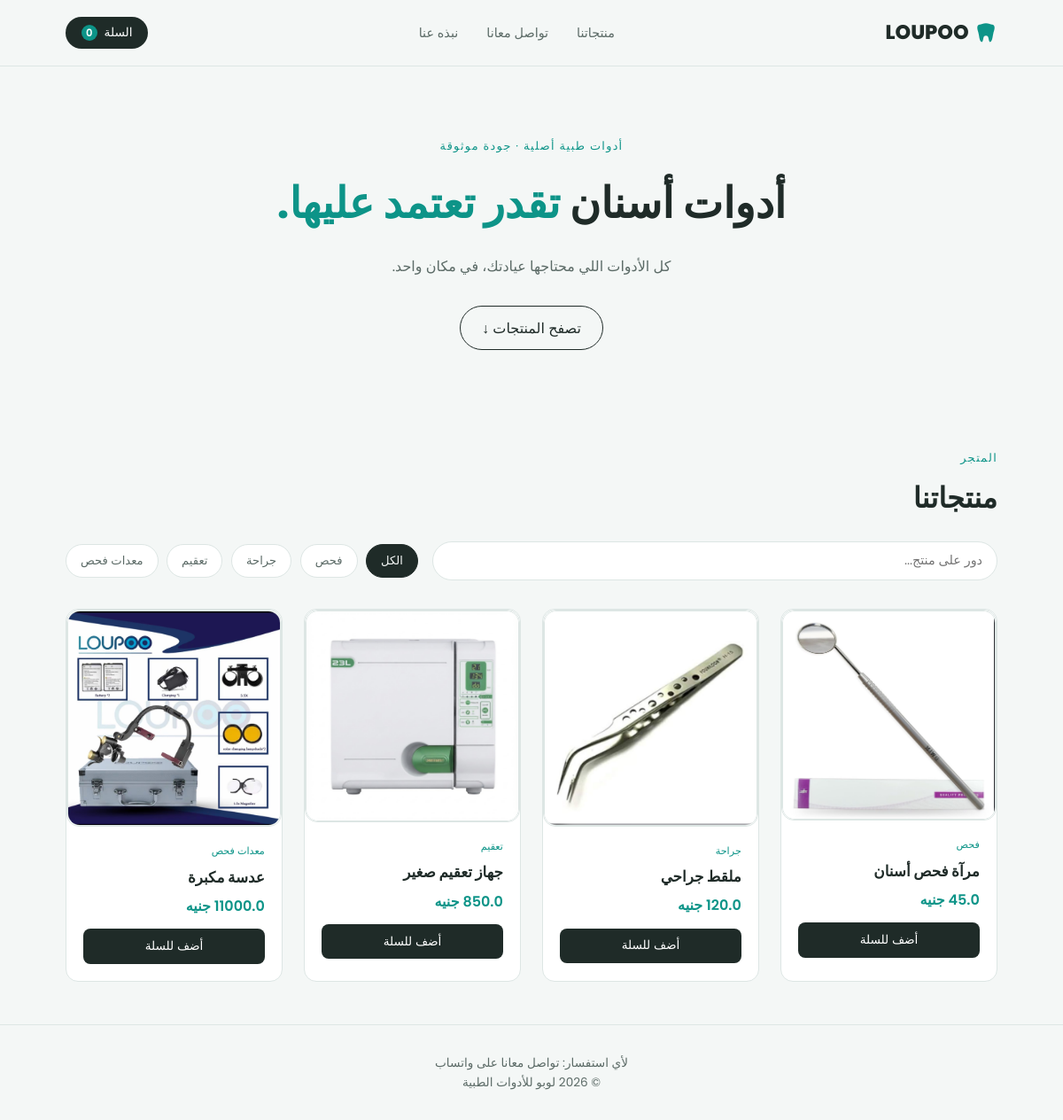
The app's page /store with its own data.
### tables this page shows
CREATE TABLE products (
    id int NOT NULL,
    name text NOT NULL,
    category text,
    price real,
    description text,
    image_url text,
    PRIMARY KEY (id)
);

### app.py (the view)
@app.route("/store")
def store():
    connection = get_db_connection()
    cursor = connection.cursor()
    cursor.execute("SELECT * FROM products")
    rows = cursor.fetchall()
    connection.close()
    products = []
    for row in rows:
        products.append(dict(row))
    return render_template("index.html", products=products)

### app.py (called while the page is built)
def get_db_connection():
    connection = sqlite3.connect("loupo_store.db")
    connection.row_factory = sqlite3.Row
    return connection

### templates/index.html (shortened to what this page needs)
<!DOCTYPE html>
<html lang="ar" dir="rtl">
<head>
    <link rel="stylesheet" href="{{ url_for('static', filename='style.css') }}">
</head>
<body>
    <header class="navbar">
        <div class="navbar__inner">
            <a href="#top" class="navbar__logo">
            LOUPOO
            </a>
            <nav class="navbar__links">
                <a href="#shop">منتجاتنا</a>
                <a href="#contact">تواصل معانا</a>
                <a href="#about-us">نبذه عنا</a>
            </nav>
            <button class="cart-btn" id="cart-btn">
                السلة
                <span class="cart-btn__count" id="cart-count">0</span>
            </button>
        </div>
    </header>
    <section class="hero" id="top">
        <p class="hero__eyebrow">أدوات طبية أصلية · جودة موثوقة</p>
        <h1 class="hero__title">أدوات أسنان <em>تقدر تعتمد عليها.</em></h1>
        <p class="hero__text">كل الأدوات اللي محتاجها عيادتك، في مكان واحد.</p>
        <a href="#shop" class="hero__cta">تصفح المنتجات ↓</a>
    </section>
    <section class="section" id="shop">
        <p class="section__eyebrow">المتجر</p>
        <h2 class="section__title">منتجاتنا</h2>
        <div class="shop-controls">
            <input type="text" id="search-input" class="search-input" placeholder="دور على منتج...">
            <div class="filters" id="filters">
                <button class="filter-btn is-active" data-filter="all">الكل</button>
                <button class="filter-btn" data-filter="فحص">فحص</button>
                <button class="filter-btn" data-filter="جراحة">جراحة</button>
                <button class="filter-btn" data-filter="تعقيم">تعقيم</button>
                <button class="filter-btn" data-filter="معدات فحص">معدات فحص</button>
            </div>
        </div>
        <div class="products-grid" id="products-grid">
        {% for product in products %}
            <div class="product-card" data-category="{{ product.category }}" data-name="{{ product.name }}">
                <div class="product-card">
                     <div class="product-card">
                         <img src="{{ product.image_url }}" alt="{{ product.name }}">
                     </div>
                </div>
                <div class="product-card__body">
                    <span class="product-card__category">{{ product.category }}</span>
                    <h3 class="product-card__name">{{ product.name }}</h3>
                    <p class="product-card__price">{{ product.price }} جنيه</p>
                    <button class="add-to-cart-btn" data-name="{{ product.name }}" data-price="{{ product.price }}">أضف للسلة</button>
                </div>
            </div>
        {% endfor %}
        </div>
    </section>
    <footer class="footer" id="contact">
        <p>لأي استفسار: تواصل معانا على واتساب</p>
        <p>© 2026 لوبو للأدوات الطبية</p>
    </footer>
</body>
</html>

### static/style.css (style rules this page uses)
:root { --bg: #f4f7f6; --surface: #ffffff; --border: #dde6e4; --text: #1f2b28; --text-muted: #5c6b67; --accent: #0d9488; --accent-soft: #d7f0ec; --max-width: 1100px; }
* { margin: 0; padding: 0; box-sizing: border-box; }
body { background: var(--bg); color: var(--text); font-family: 'Poppins', Arial, sans-serif; line-height: 1.6; }
.navbar { position: sticky; top: 0; z-index: 100; background: var(--bg); border-bottom: 1px solid var(--border); }
.navbar__inner { max-width: var(--max-width); margin: 0 auto; padding: 1.2rem 1.5rem; display: flex; align-items: center; justify-content: space-between; }
.navbar__logo { font-weight: 750; font-size: 1.4rem; color: var(--text); text-decoration: none; display: flex; align-items: center; gap: 0.4rem; }
.navbar__links { display: flex; gap: 2rem; }
.navbar__links a { color: var(--text-muted); text-decoration: none; font-size: 0.9rem; transition: color 0.2s ease; }
.cart-btn { background: var(--text); color: white; border: none; padding: 0.5rem 1.1rem; border-radius: 999px; font-size: 0.85rem; font-family: inherit; display: flex; align-items: center; gap: 0.5rem; cursor: pointer; }
.cart-btn__count { background: var(--accent); color: white; font-size: 0.72rem; font-weight: 600; min-width: 18px; height: 18px; border-radius: 999px; display: flex; align-items: center; justify-content: center; }
.hero { max-width: var(--max-width); margin: 0 auto; padding: 5rem 1.5rem 4rem; text-align: center; }
.hero__eyebrow { font-size: 0.8rem; letter-spacing: 0.1em; text-transform: uppercase; color: var(--accent); margin-bottom: 1rem; }
.hero__title { font-size: clamp(2rem, 5vw, 3rem); font-weight: 700; margin-bottom: 1.2rem; }
.hero__title em { color: var(--accent); font-style: normal; }
.hero__text { color: var(--text-muted); max-width: 42ch; margin: 0 auto 2rem; }
.hero__cta { display: inline-block; border: 1px solid var(--text); padding: 0.7rem 1.5rem; border-radius: 999px; text-decoration: none; color: var(--text); transition: background 0.2s ease, color 0.2s ease; }
.section { max-width: var(--max-width); margin: 0 auto; padding: 3rem 1.5rem; }
.section__eyebrow { font-size: 0.8rem; letter-spacing: 0.1em; text-transform: uppercase; color: var(--accent); margin-bottom: 0.5rem; }
.section__title { font-size: 2rem; font-weight: 700; margin-bottom: 1.5rem; }
.shop-controls { display: flex; flex-wrap: wrap; gap: 1rem; justify-content: space-between; align-items: center; margin-bottom: 2rem; }
.search-input { flex: 1; min-width: 200px; padding: 0.65rem 1rem; border: 1px solid var(--border); border-radius: 999px; background: var(--surface); font-family: inherit; font-size: 0.9rem; }
.filters { display: flex; gap: 0.6rem; flex-wrap: wrap; }
.filter-btn { background: var(--surface); border: 1px solid var(--border); color: var(--text-muted); padding: 0.5rem 1rem; border-radius: 999px; font-size: 0.82rem; font-family: inherit; cursor: pointer; transition: all 0.2s ease; }
.filter-btn.is-active { background: var(--text); color: var(--bg); border-color: var(--text); }
.products-grid { display: grid; grid-template-columns: repeat(auto-fill, minmax(220px, 1fr)); gap: 1.5rem; }
.product-card { background: var(--surface); border: 1px solid var(--border); border-radius: 14px; overflow: hidden; display: flex; flex-direction: column; transition: box-shadow 0.2s ease, transform 0.2s ease; }
.product-card__body { padding: 1.2rem; display: flex; flex-direction: column; gap: 0.4rem; }
.product-card__category { font-size: 0.7rem; text-transform: uppercase; color: var(--accent); }
.product-card__name { font-size: 1.05rem; font-weight: 700; }
.product-card__price { font-weight: 600; color: var(--accent); margin-bottom: 0.4rem; }
.add-to-cart-btn { background: var(--text); color: white; border: none; padding: 0.6rem; border-radius: 8px; font-family: inherit; font-size: 0.85rem; cursor: pointer; transition: background 0.2s ease; }
.footer { text-align: center; padding: 2rem 1.5rem; border-top: 1px solid var(--border); color: var(--text-muted); font-size: 0.85rem; }

### records on screen
products: image_url (picture), category "فحص", name "مرآة فحص أسنان"
products: image_url (picture), category "جراحة", name "ملقط جراحي", price "120.0"
products: image_url (picture), category "تعقيم", name "جهاز تعقيم صغير"
products: image_url (picture), category "معدات فحص", name "عدسة مكبرة", price "11000.0"
